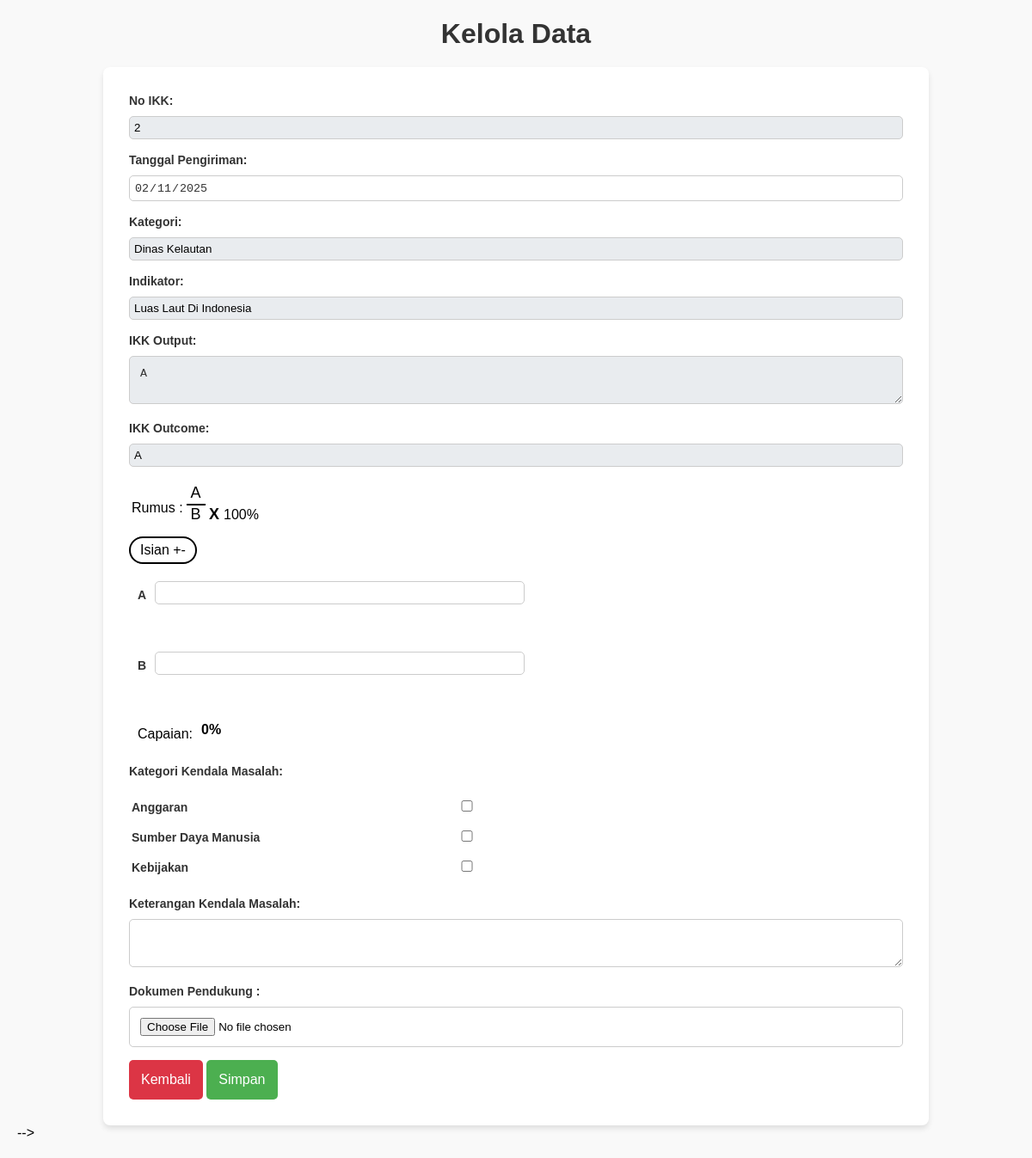
The page /kelola_data.php?id=73 (signed in) on the database its author committed.
### tables this page shows
CREATE TABLE `pelaporan_pem` (
  `id` int NOT NULL,
  `tgl_pengiriman` date NOT NULL,
  `no_ikk` varchar(200) NOT NULL,
  `kategori_ikk` varchar(200) NOT NULL,
  `ikk_output` text NOT NULL,
  `ikk_outcome` varchar(200) NOT NULL,
  `indikator` varchar(200) NOT NULL,
  `penyebut` varchar(200) NOT NULL,
  `pembilang` varchar(200) NOT NULL
);

### kelola_data.php (the view, shortened to what this page needs)
<?php
$host = "localhost";
$username = "root";
$password = "";
$dbname = "db_lppd";
$conn = new mysqli($host, $username, $password, $dbname);
if (isset($_GET['id'])) {
    $id = (int) $_GET['id'];
    $query = "SELECT * FROM pelaporan_pem WHERE id = ?";
    $stmt = $conn->prepare($query);
    $stmt->bind_param("i", $id);
    $stmt->execute();
    $result = $stmt->get_result();
    if ($result->num_rows > 0) {
        $data = $result->fetch_assoc();
        $pembilang = $data['pembilang'] ?? '';
        $penyebut = $data['penyebut'] ?? '';
    } else {
        die("Data tidak ditemukan.");
    }
} else {
    die("ID tidak diberikan.");
}
?>
<!DOCTYPE html>
<html lang="id">
<head>
</head>
<body>
    <h1>Kelola Data</h1>
    <form method="POST" action="" enctype="multipart/form-data">
        <label>No IKK:</label>
        <input type="text" name="no_ikk" value="<?= htmlspecialchars($data['no_ikk'] ?? '', ENT_QUOTES, 'UTF-8') ?>" readonly><br>
        <label>Tanggal Pengiriman:</label>
        <input type="date" name="tgl_pengiriman" value="<?= htmlspecialchars($data['tgl_pengiriman'] ?? '', ENT_QUOTES, 'UTF-8') ?>" readonly><br>
        <label>Kategori:</label>
        <input type="text" name="kategori_ikk" value="<?= htmlspecialchars($data['kategori_ikk'] ?? '', ENT_QUOTES, 'UTF-8') ?>" readonly><br>
        <label>Indikator:</label>
        <input type="text" name="indikator" value="<?= htmlspecialchars($data['indikator'] ?? '', ENT_QUOTES, 'UTF-8') ?>" readonly><br>
        <label>IKK Output:</label>
        <textarea name="ikk_output" readonly><?= htmlspecialchars($data['ikk_output'] ?? '', ENT_QUOTES, 'UTF-8') ?></textarea><br>
        <label>IKK Outcome:</label>
        <input type="text" name="ikk_outcome" value="<?= htmlspecialchars($data['ikk_outcome'] ?? '', ENT_QUOTES, 'UTF-8') ?>" readonly><br>
        <table>
            <tr>
                <div class = "container2">
                <td>Rumus : </td>
                <td><div class="fraction1">
                        <span class="denominator"><?= htmlspecialchars($pembilang ?? '', ENT_QUOTES, 'UTF-8') ?></span>
                        <span class="numerator"><?= htmlspecialchars($penyebut ?? '', ENT_QUOTES, 'UTF-8') ?></span>
                    </div>
                    <span class="multiply"> X </span> 100%</td>
                </div>
            </tr>
        </table>
        <div class="isian" >Isian +-</div>
    <div class="container2">
        <div class="input-group">
            <label for="pembilang"><?= htmlspecialchars($pembilang ?? '', ENT_QUOTES, 'UTF-8') ?></label>
            <input type="number" name ="angka_pembilang" id="pembilang" oninput="hitung()">
        </div>
        <div class="input-group">
            <label for="penyebut"><?= htmlspecialchars($penyebut ?? '', ENT_QUOTES, 'UTF-8') ?></label>
            <input type="number" name="angka_penyebut" id="penyebut" oninput="hitung()">
        </div>
        <div class="input-group">
            <span>Capaian:</span>
            <div class="result"><span id="hasil">0</span>%</div>
        </div>
    </div>
        <label style="width: 100%;">Kategori Kendala Masalah:</label>
        <table style="margin-bottom:10px; margin-top:10px;">
            <tr>
                <td width="300px"><label for="anggaran">Anggaran</label></td>
                <td><input type="checkbox" name="kategori_kendala_masalah" value="Anggaran" id="anggaran"></td>
            </tr>
            <tr>
                <td width="300px"><label for="sdm">Sumber Daya Manusia</label></td>
                <td><input type="checkbox" name="kategori_kendala_masalah" value="Sumber Daya Manusia" id="sdm"></td>
            </tr>
            <tr>
                <td width="300px"><label for="kebijakan">Kebijakan</label></td>
                <td><input type="checkbox" name="kategori_kendala_masalah" value="Kebijakan" id="kebijakan"></td>
            </tr>
        </table>
        <label style="width: 100%;">Keterangan Kendala Masalah:</label>
        <textarea name="penjelasan_kendala_masalah" required><?= htmlspecialchars($data['penjelasan_kendala_masalah'] ?? '', ENT_QUOTES, 'UTF-8') ?></textarea><br>
        <label for="unggah_dokumen" style="width: 100%;">
            <i data-feather="home"></i> Dokumen Pendukung :
        </label>
        <input type="file" id="unggah_dokumen" name="unggah_dokumen" accept=".pdf" required>
        <button type="button" onclick="window.location.href='../OPD/pelaporan_IKK_OPD.php'"style="background-color: #dc3545;">Kembali</button>
        <button type="submit">Simpan</button>
    </form>
     -->
</body>
</html>

### kelola_data.php (style rules this page uses)
body { font-family: Arial, sans-serif; margin: 20px; background-color: #f9f9f9; }
h1 { color: #333; text-align: center; margin-bottom: 20px; }
form { max-width: 900px; margin: auto; background: white; padding: 30px; box-shadow: 0px 4px 6px rgba(0, 0, 0, 0.1); border-radius: 8px; }
input, textarea, input[type="file"] { width: 100%; margin-bottom: 15px; padding: 12px; border: 1px solid #ccc; border-radius: 5px; box-sizing: border-box; }
input[readonly], textarea[readonly] { background-color: #e9ecef; cursor: not-allowed; width: 100%; }
button { background-color: #4CAF50; color: white; border: none; cursor: pointer; padding: 14px; border-radius: 5px; font-size: 16px; }
label { font-weight: bold; display: block; margin-bottom: 5px; }
input[type="number"], input[type="date"], textarea { background-color: #ffffff; color: #333; }
div { margin-bottom: 10px; }
input[type="checkbox"] { margin-right: 5px; }
input[type="checkbox"] { margin-right: 10px; }
label { font-size: 14px; color: #333; margin-bottom: 10px; display: inline-block; }
.isian { border:2.5px solid #000; padding:5px; border-radius:20px; width: 65px; text-align: center; }
.container2 { display: flex; align-items: center; gap: 10px; }
.fraction1 { display: inline-block; text-align: center; position: relative; font-size: 18px; }
.fraction1 .numerator, .fraction1 .denominator { display: block; padding: 2px 5px; }
.fraction1::after { content: ""; width: 100%; height: 2px; background-color: black; position: absolute; top: 50%; left: 0; }
.multiply { font-weight: bold; font-size: 18px; white-space: nowrap; }
.container2 { margin: auto; display: flex; flex-direction: column; align-items: flex-start; width: 100%; }
.input-group { display: flex; align-items: center; justify-content: flex-start; width: 50%; padding: 10px; border-radius: 5px; margin-bottom: 10px; gap: 10px; }
label { font-weight: bold; white-space: nowrap; }
input { flex-grow: 1; padding: 5px; border: 1px solid #ccc; border-radius: 5px; min-width: 150px; max-width: 100%; }
.result { font-size: 16px; font-weight: bold; text-align: right; white-space: nowrap; }

### rows shown on the page
pelaporan_pem: no_ikk "2", tgl_pengiriman "02/11/2025", kategori_ikk "Dinas Kelautan", indikator "Luas Laut Di Indonesia", ikk_output "A", ikk_outcome "A", pembilang "A", penyebut "B"
